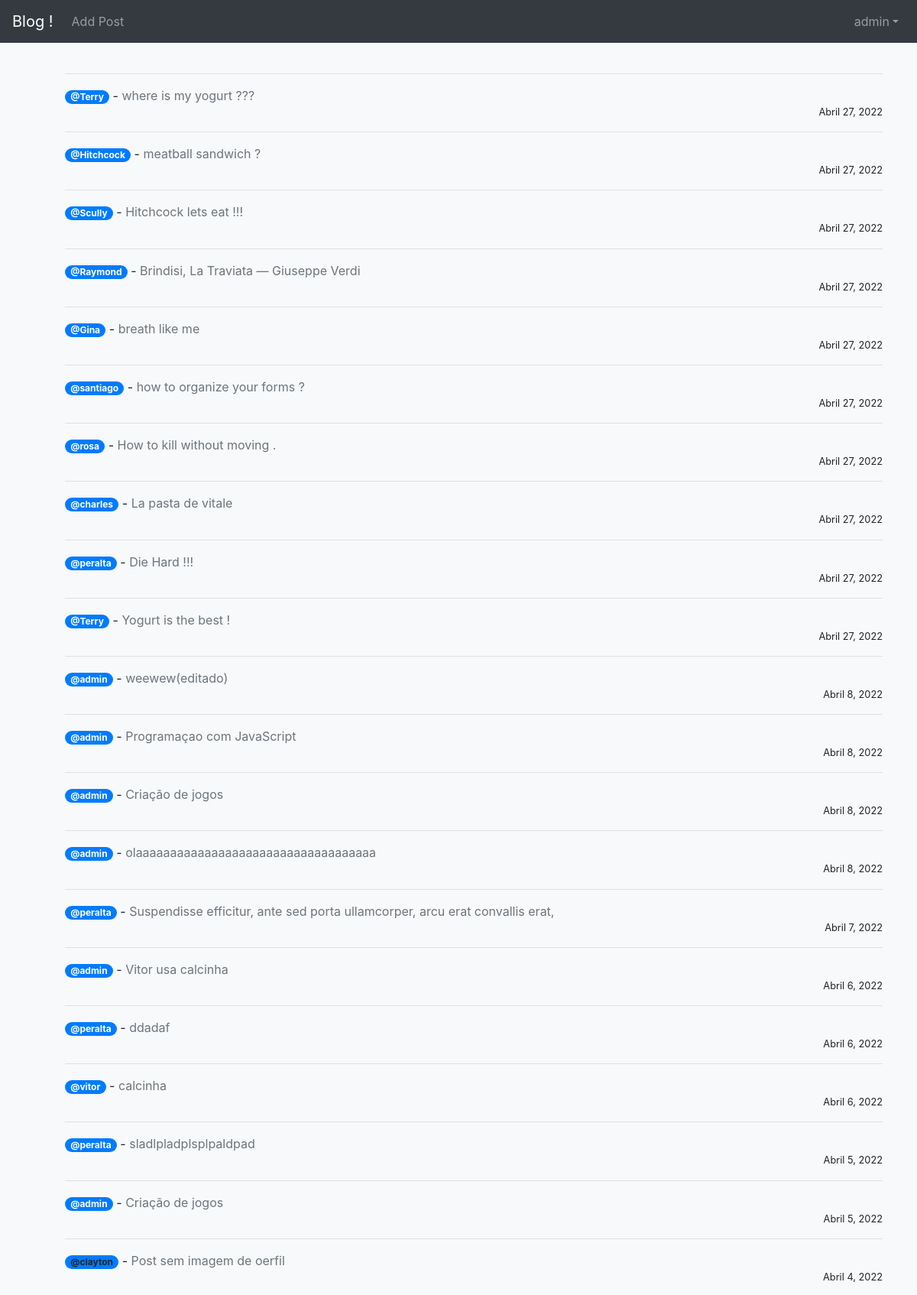
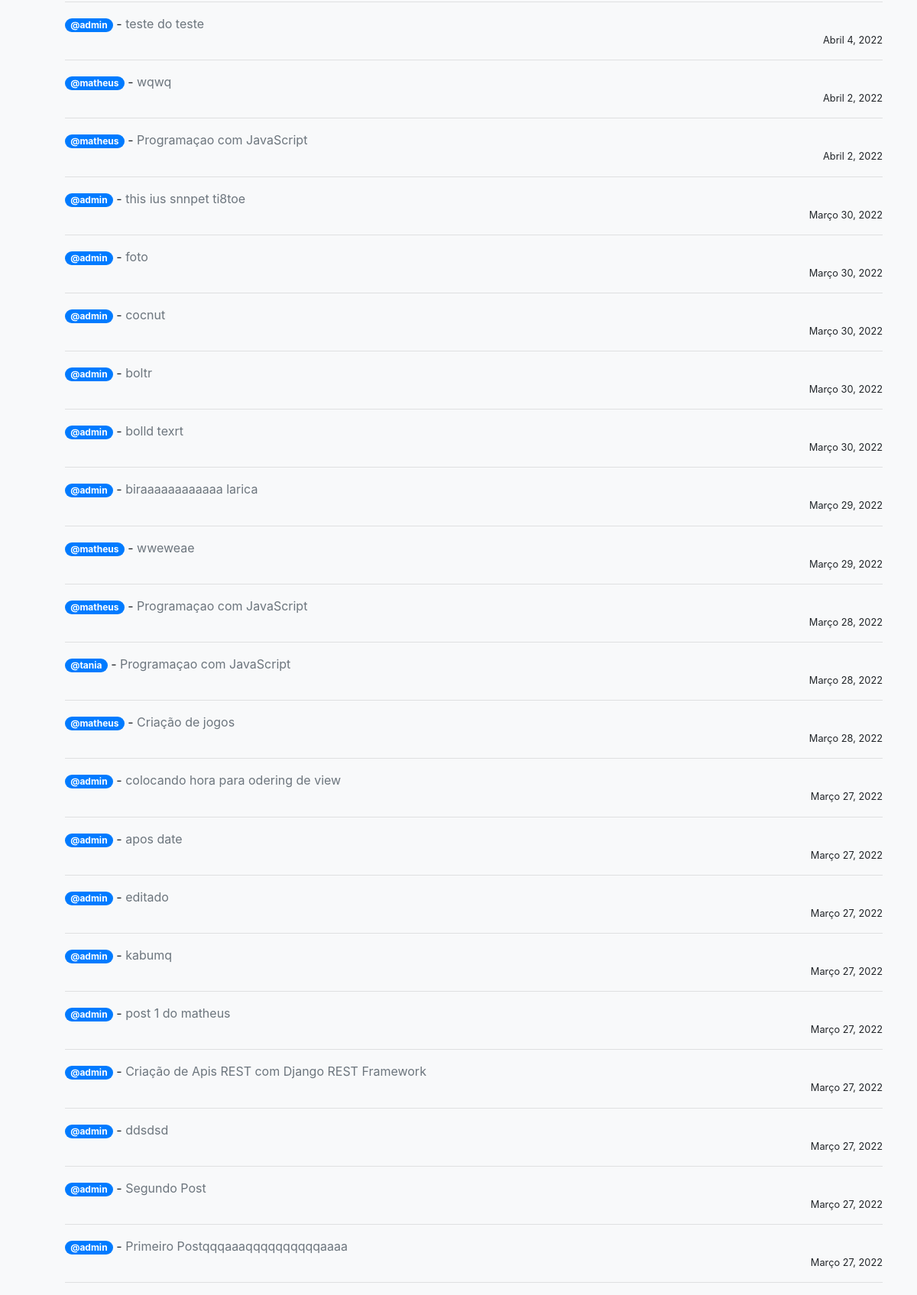
The app's page / (signed in) with its own data (2 pictures, top to bottom).
### core/models.py (models this page shows, shortened)
class Base(models.Model):
    criacao = models.DateField('Criação', auto_now_add=True)
    atualizacao = models.DateField('Atualização', auto_now='True')
    hora = models.TimeField('horario', auto_now=True)
    class Meta:
        abstract = True

class Post(Base):
    titulo = models.CharField('Título', max_length=255)
    header_title = StdImageField(null=True, blank=True, upload_to='images/')
    autor = models.ForeignKey(User, default=User, on_delete=models.CASCADE)
    body = RichTextField('Post', blank=True, null=True)
    snippet = models.CharField('Sobre oque é ?', max_length=255)
    likes = models.ManyToManyField(User, related_name='blog_post')

### core/views.py (the view)
# urls.py: path('', IndexView.as_view(), name='index'),
class IndexView(ListView):
    model = Post
    template_name = 'index.html'
    ordering = ['-id']

### core/templates/index.html
{% extends 'base.html' %}
{% block content %}
<ul>
<hr>
{% for post in object_list %}
{% if post.autor.profile.id %}
        <a class="badge badge-pill badge-primary" href="{% url 'show_profile_page' post.autor.profile.id %}">@{{ post.autor }}</a>
{% else %}
        <a class="badge badge-pill badge-primary">@{{ post.autor }}</a>
{% endif %}
-
<a class="text-muted " href="{% url 'post_detail' post.pk %}">
     {{ post.titulo }} </a>   <small class="d-block text-right">{{ post.criacao }}</small>
    <hr>
{% endfor %}
{% endblock %}

### core/templates/base.html (shortened to what this page needs)
<!DOCTYPE html>
<html lang="pt-br">
  <head>
    <link rel="stylesheet" href="https://stackpath.bootstrapcdn.com/bootstrap/4.1.3/css/bootstrap.min.css">
  </head>
  <body class="bg-light">
    <nav class="navbar navbar-expand-lg navbar-dark bg-dark">
  <a class="navbar-brand" href="{% url 'index' %}">Blog !</a>
  <div class="collapse navbar-collapse" id="conteudoNavbarSuportado">
      {% if user.is_authenticated %}
      <ul class="navbar-nav mr-auto">
        <li class="nav-item">
          <a class="nav-link" href="{% url 'add_post' %}">Add Post</a>
        </li>
      </ul>
      <ul class="navbar-nav ml-auto">
        <li class="nav-item dropdown">
          <a class="nav-link dropdown-toggle" data-toggle="dropdown" href="#" role="button" aria-haspopup="true" aria-expanded="false">{{ user.username }}</a>
        </li>
      </ul>
      {% endif %}
  </div>
</nav>
  <div class="container">
    <br>
    {% block content %}
    {% endblock %}
  </div>
  </body>
</html>

### records on screen
Post: autor "Terry", titulo "where is my yogurt ???", criacao "Abril 27, 2022"
Post: autor "Hitchcock", titulo "meatball sandwich ?", criacao "Abril 27, 2022"
Post: autor "Scully", titulo "Hitchcock lets eat !!!", criacao "Abril 27, 2022"
Post: autor "Raymond", titulo "Brindisi, La Traviata — Giuseppe Verdi", criacao "Abril 27, 2022"
Post: autor "Gina", titulo "breath like me", criacao "Abril 27, 2022"
Post: autor "santiago", titulo "how to organize your forms ?", criacao "Abril 27, 2022"
Post: autor "rosa", titulo "How to kill without moving .", criacao "Abril 27, 2022"
Post: autor "charles", titulo "La pasta de vitale", criacao "Abril 27, 2022"
Post: autor "peralta", titulo "Die Hard !!!", criacao "Abril 27, 2022"
Post: autor "Terry", titulo "Yogurt is the best !", criacao "Abril 27, 2022"
Post: autor "admin", titulo "weewew(editado)", criacao "Abril 8, 2022"
Post: autor "admin", titulo "Programaçao com JavaScript", criacao "Abril 8, 2022"
Post: autor "admin", titulo "Criação de jogos", criacao "Abril 8, 2022"
Post: autor "admin", titulo "olaaaaaaaaaaaaaaaaaaaaaaaaaaaaaaaaaaa", criacao "Abril 8, 2022"
Post: autor "peralta", titulo "Suspendisse efficitur, ante sed porta ullamcorper, arcu erat convallis erat,", criacao "Abril 7, 2022"
Post: autor "admin", titulo "Vitor usa calcinha", criacao "Abril 6, 2022"
Post: autor "peralta", titulo "ddadaf", criacao "Abril 6, 2022"
Post: autor "vitor", titulo "calcinha", criacao "Abril 6, 2022"
Post: autor "peralta", titulo "sladlpladplsplpaldpad", criacao "Abril 5, 2022"
Post: autor "admin", titulo "Criação de jogos", criacao "Abril 5, 2022"
Post: autor "clayton", titulo "Post sem imagem de oerfil", criacao "Abril 4, 2022"
Post: autor "admin", titulo "teste do teste", criacao "Abril 4, 2022"
Post: autor "matheus", titulo "wqwq", criacao "Abril 2, 2022"
Post: autor "matheus", titulo "Programaçao com JavaScript", criacao "Abril 2, 2022"
Post: autor "admin", titulo "this ius snnpet ti8toe", criacao "Março 30, 2022"
Post: autor "admin", titulo "foto", criacao "Março 30, 2022"
Post: autor "admin", titulo "cocnut", criacao "Março 30, 2022"
Post: autor "admin", titulo "boltr", criacao "Março 30, 2022"
Post: autor "admin", titulo "bolld texrt", criacao "Março 30, 2022"
Post: autor "admin", titulo "biraaaaaaaaaaaa larica", criacao "Março 29, 2022"
Post: autor "matheus", titulo "wweweae", criacao "Março 29, 2022"
Post: autor "matheus", titulo "Programaçao com JavaScript", criacao "Março 28, 2022"
Post: autor "tania", titulo "Programaçao com JavaScript", criacao "Março 28, 2022"
Post: autor "matheus", titulo "Criação de jogos", criacao "Março 28, 2022"
Post: autor "admin", titulo "colocando hora para odering de view", criacao "Março 27, 2022"
Post: autor "admin", titulo "apos date", criacao "Março 27, 2022"
Post: autor "admin", titulo "editado", criacao "Março 27, 2022"
Post: autor "admin", titulo "kabumq", criacao "Março 27, 2022"
Post: autor "admin", titulo "post 1 do matheus", criacao "Março 27, 2022"
Post: autor "admin", titulo "Criação de Apis REST com Django REST Framework", criacao "Março 27, 2022"
Post: autor "admin", titulo "ddsdsd", criacao "Março 27, 2022"
Post: autor "admin", titulo "Segundo Post", criacao "Março 27, 2022"
Post: autor "admin", titulo "Primeiro Postqqqaaaqqqqqqqqqqaaaa", criacao "Março 27, 2022"

### other values on screen
{{ user.username }} "admin"
